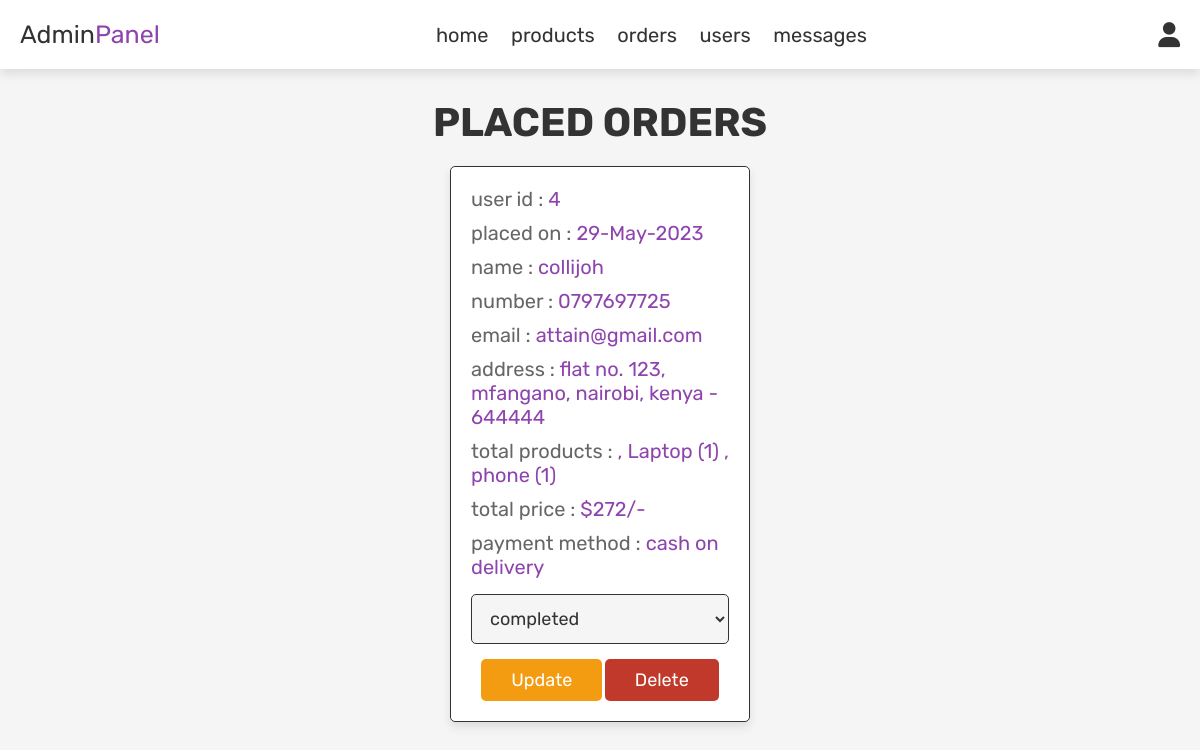
Page /admin_orders.php (signed in) on the committed database.
### tables this page shows
CREATE TABLE `orders` (
  `id` int(100) NOT NULL,
  `user_id` int(100) NOT NULL,
  `name` varchar(100) NOT NULL,
  `number` varchar(12) NOT NULL,
  `email` varchar(100) NOT NULL,
  `method` varchar(50) NOT NULL,
  `address` varchar(500) NOT NULL,
  `total_products` varchar(1000) NOT NULL,
  `total_price` int(100) NOT NULL,
  `placed_on` varchar(50) NOT NULL,
  `payment_status` varchar(20) NOT NULL DEFAULT 'pending'
);

### admin_orders.php (the view, shortened to what this page needs)
<?php
include 'config.php';
?>
<!DOCTYPE html>
<html lang="en">
<head>
   <link rel="stylesheet" href="https://cdnjs.cloudflare.com/ajax/libs/font-awesome/6.0.0/css/all.min.css">
   <link rel="stylesheet" href="css/admin_style.css">
</head>
<body>
<?php include 'admin_header.php'; ?>
<section class="orders">
   <h1 class="title">placed orders</h1>
   <div class="box-container">
      <?php
      $select_orders = mysqli_query($conn, "SELECT * FROM `orders`") or die('query failed');
      if(mysqli_num_rows($select_orders) > 0){
         while($fetch_orders = mysqli_fetch_assoc($select_orders)){
      ?>
      <div class="box">
         <p> user id : <span><?php echo $fetch_orders['user_id']; ?></span> </p>
         <p> placed on : <span><?php echo $fetch_orders['placed_on']; ?></span> </p>
         <p> name : <span><?php echo $fetch_orders['name']; ?></span> </p>
         <p> number : <span><?php echo $fetch_orders['number']; ?></span> </p>
         <p> email : <span><?php echo $fetch_orders['email']; ?></span> </p>
         <p> address : <span><?php echo $fetch_orders['address']; ?></span> </p>
         <p> total products : <span><?php echo $fetch_orders['total_products']; ?></span> </p>
         <p> total price : <span>$<?php echo $fetch_orders['total_price']; ?>/-</span> </p>
         <p> payment method : <span><?php echo $fetch_orders['method']; ?></span> </p>
         <form action="" method="post">
            <select name="update_payment">
               <option value="" selected disabled><?php echo $fetch_orders['payment_status']; ?></option>
            </select>
            <input type="submit" value="update" name="update_order" class="option-btn">
            <a href="admin_orders.php?delete=<?php echo $fetch_orders['id']; ?>" onclick="return confirm('delete this order?');" class="delete-btn">delete</a>
         </form>
      </div>
      <?php
         }
      }else{
         echo '<p class="empty">no orders placed yet!</p>';
      }
      ?>
   </div>
</section>
</body>
</html>

### css/admin_style.css (style rules this page uses)
:root { --purple:#8e44ad; --red:#c0392b; --orange:#f39c12; --black:#333; --white:#fff; --light-color:#666; --light-white:#ccc; --light-bg:#f5f5f5; --border:.1rem solid var(--black); --box-shadow:0 .5rem 1rem rgba(0,0,0,.1); }
* { font-family: 'Rubik', sans-serif; margin:0; padding:0; box-sizing: border-box; outline: none; border:none; text-decoration: none; transition:all .2s linear; }
html { font-size: 62.5%; overflow-x: hidden; }
body { background-color: var(--light-bg); }
section { padding:3rem 2rem; }
.title { text-align: center; margin-bottom: 2rem; text-transform: uppercase; color:var(--black); font-size: 4rem; }
.btn, .option-btn, .delete-btn, .white-btn { display: inline-block; margin-top: 1rem; padding:1rem 3rem; cursor: pointer; color:var(--white); font-size: 1.8rem; border-radius: .5rem; text-transform: capitalize; }
.option-btn { background-color: var(--orange); }
.delete-btn { background-color: var(--red); }
.orders .box-container { display: grid; grid-template-columns: repeat(auto-fit, 30rem); justify-content: center; gap:1.5rem; max-width: 1200px; margin:0 auto; align-items: flex-start; }
.orders .box-container .box { background-color: var(--white); padding:2rem; border:var(--border); box-shadow: var(--box-shadow); border-radius: .5rem; }
.orders .box-container .box p { padding-bottom: 1rem; font-size: 2rem; color:var(--light-color); }
.orders .box-container .box p span { color:var(--purple); }
.orders .box-container .box form { text-align: center; }
.orders .box-container .box form select { border-radius: .5rem; margin:.5rem 0; width: 100%; background-color: var(--light-bg); border:var(--border); padding:1.2rem 1.4rem; font-size: 1.8rem; color:var(--black); }

### rows in the picture
orders: user "4", placed_on "29-May-2023", name "collijoh", number "0797697725", email "attain@gmail.com", address "flat no. 123, mfangano, nairobi, kenya - 644444", total_products ", Laptop (1) , phone (1)", total_price "272", method "cash on delivery", update_payment "completed"
